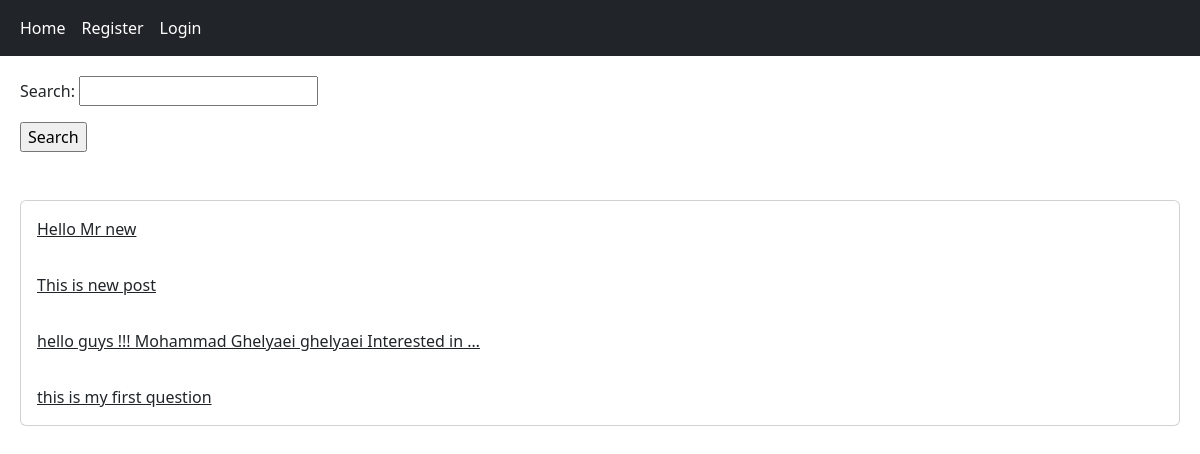
/, run on an earlier commit of the app's database.
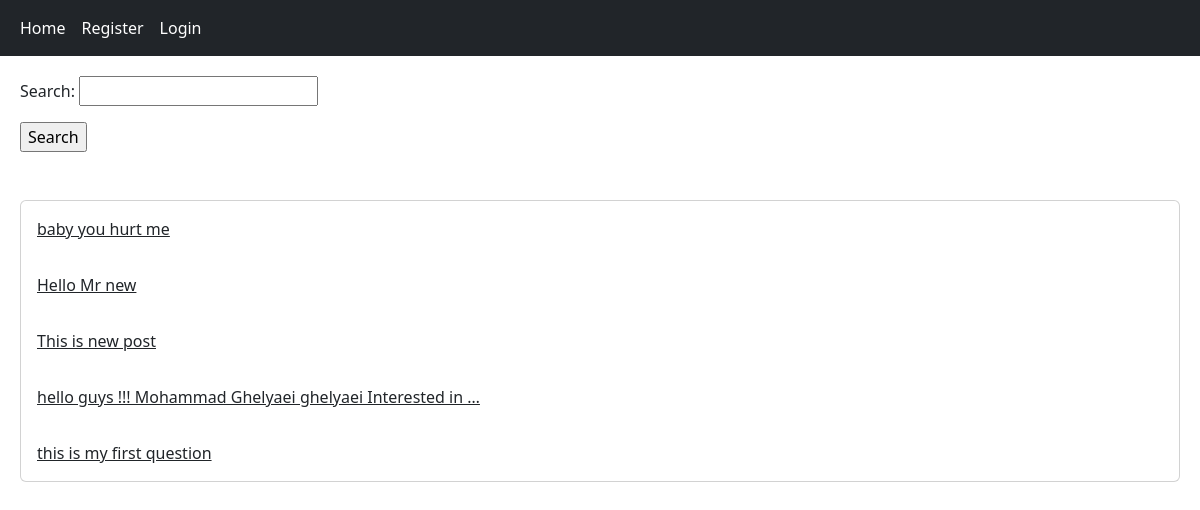
And on a later commit of the database.
### home/models.py (models this page shows, shortened)
class Post(models.Model):
    user = models.ForeignKey(User, on_delete=models.CASCADE, related_name='posts')
    body = models.TextField()
    slug = models.SlugField()
    title = models.CharField(max_length=100, null=True, blank=True)
    created = models.DateTimeField(auto_now_add=True)
    updated = models.DateTimeField(auto_now=True)
    class Meta:
        ordering = ('-created',)
    def get_absolute_url(self):
        return reverse('home:post_detail', args=(self.id, self.slug))

### home/views.py (the view)
# urls.py: path('', views.HomeView.as_view(), name='home'),
class HomeView(View):
    form_class = PostSearchForm
    def get(self, request):
        posts = Post.objects.all()
        if request.GET.get('search'):
            posts = posts.filter(body__contains=request.GET['search'])
        return render(request, 'home/index.html', {'posts': posts, 'form': self.form_class})

### home/templates/home/index.html
{% extends 'base.html' %}
{% block content %}
    <form action="" method="get">
        {{ form.as_p }}
        <input type="submit" value="Search">
    </form><br/><br/>
    <div class="card">
        {% for post in posts %}
            <a href="{{ post.get_absolute_url }}" class="card-body">{{ post.body|truncatewords:8 }}</a>
        {% endfor %}
    </div>
{% endblock %}

What changed in the data, as far as the page shows it:
added Post: body "baby you hurt me"
